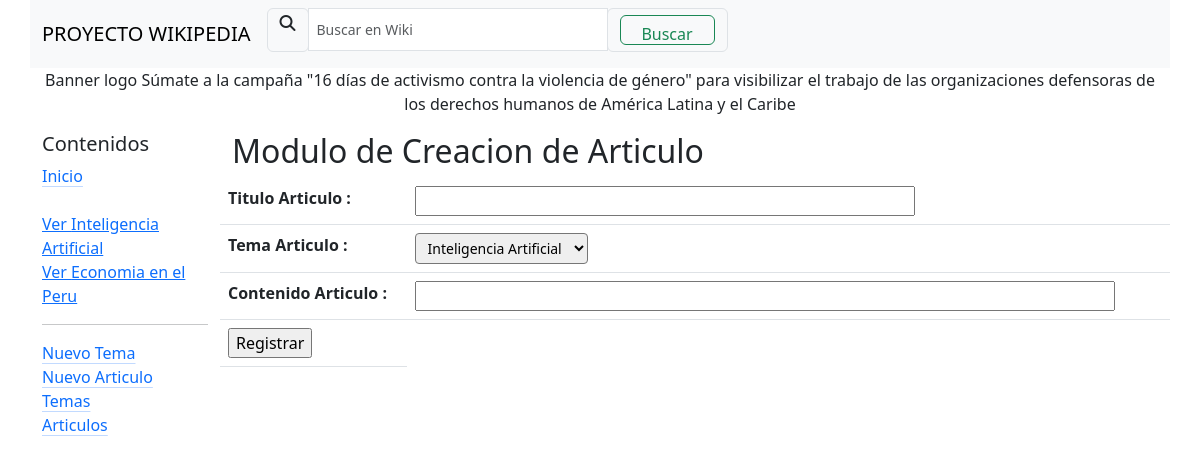
Screenshot of /nuevoArticulo with the database file from the repository.
### wikiApp/models.py (models this page shows)
class temaWiki(models.Model):
    nombreTema = models.CharField(max_length=128,null=True,blank=True)
    descripcionTema = models.CharField(max_length=512,null=True,blank=True)

### wikiApp/views.py (the view, shortened to what this page needs)
# urls.py: path('nuevoArticulo',views.nuevoArticulo,name='nuevoArticulo'),
def nuevoArticulo(request):
    return render(request,'nuevoArticulo.html',{
        'temaSistema':temaWiki.objects.all()
    })

### wikiApp/templates/nuevoArticulo.html (shortened to what this page needs)
{% extends 'layout.html' %}
{% block contenido %}
<h2>Modulo de Creacion de Articulo</h2>
<form action="{% url 'wikiApp:nuevoArticulo' %}" method="POSt">
    <div class="content">
        <div class="row">
            <table class="table">
                <tbody>
                  <tr>
                    <th scope="row">Titulo Articulo :</th>
                    <td>
                        <input type="text" class="text" name="tituloArticulo" style="width: 500px;">
                    </td>
                  </tr>
                  <tr>
                    <th scope="row">Tema Articulo :</th>
                    <td>
                        <select name="temaSeleccionado" class="form-control-sm">
                            {% for temaInfo in temaSistema %}
                                <option value="{{ temaInfo.id }}">{{ temaInfo.nombreTema }}</option>
                            {% endfor %}
                        </select>
                    </td>
                  </tr>
                  <tr>
                    <th scope="row">Contenido Articulo : </th>
                    <td>
                        <input type="text" class="text" name="contenidoArticulo" style="width: 700px;">
                    </td>
                  </tr>
                  <tr>
                    <th scope="row">
                        <input type="submit" value="Registrar">
                    </th>
                  </tr>
                </tbody>
              </table>
        </div>
    </div>
</form>
{% endblock %}

### wikiApp/templates/layout.html (shortened to what this page needs)
<!DOCTYPE html>
<html lang="en">
<head>
    <link href="https://cdn.jsdelivr.net/npm/bootstrap@5.3.0/dist/css/bootstrap.min.css" rel="stylesheet">
    <link rel="stylesheet" href="https://cdnjs.cloudflare.com/ajax/libs/font-awesome/6.3.0/css/all.min.css" />
</head>
<body>
    <div class="container">
        <div class="row">
            <nav class="navbar navbar-expand-lg navbar-light bg-light">
                <div class="container-fluid">
                    <a class="navbar-brand" href="#">PROYECTO WIKIPEDIA</a>
                    <div class="collapse navbar-collapse" id="navbarScroll">
                        <div class="col-auto">
                            <div class="input-group mb-2">
                                <div class="input-group-prepend">
                                    <div class="input-group-text">
                                        <i class="fa-solid fa-magnifying-glass" style="height: 30px;"></i>
                                    </div>
                                </div>
                                <input type="text" class="form-control form-control-sm" placeholder="Buscar en Wiki" style="width: 300px; height: 43px;">
                                <div class="input-group-prepend">
                                    <div class="input-group-text">
                                        <button class="btn btn-outline-success" type="submit" style="width: 95px; height: 30px;">Buscar</button>
                                    </div>
                                </div>
                            </div>
                        </div>
                    </div>
                </div>
            </nav>
        </div>
        <div class="row">
            <p class="text-center">
            Banner logo
            Súmate a la campaña "16 días de activismo contra la violencia de género" para visibilizar el trabajo de las organizaciones defensoras de los derechos humanos de América Latina y el Caribe
            </p>
        </div>
        <div class="row">
            <div class="col-2">
                <h5>Contenidos</h5>
                <div>
                    <a href="{% url 'wikiApp:principal' %}" class="link-primary link-offset-2 link-underline-opacity-25 link-underline-opacity-100-hover">Inicio</a>
                </div>
                <div>
                    <br>
                    {% for temaInfo in temaSistema %}
                    <div>
                        <a href="{% url 'wikiApp:verTema' temaInfo.id %}">Ver {{ temaInfo.nombreTema }}</a>
                    </div>
                    {% endfor %}
                </div>
                <div>
                    <hr>
                </div>
                <div>
                    <a href="{% url 'wikiApp:nuevoTema' %}" class="link-primary link-offset-2 link-underline-opacity-25 link-underline-opacity-100-hover">Nuevo Tema</a>
                </div>
                <div>
                    <a href="{% url 'wikiApp:nuevoArticulo' %}" class="link-primary link-offset-2 link-underline-opacity-25 link-underline-opacity-100-hover">Nuevo Articulo</a>
                </div>
                <div>
                    <a href="{% url 'wikiApp:temas' %}" class="link-primary link-offset-2 link-underline-opacity-25 link-underline-opacity-100-hover">Temas</a>
                </div>
                <div>
                    <a href="{% url 'wikiApp:articulos' %}" class="link-primary link-offset-2 link-underline-opacity-25 link-underline-opacity-100-hover">Articulos</a>
                </div>
            </div>
            <div class="col-10">
                {% block contenido %}
                {% endblock %}
            </div>
        </div>
    </div>
</body>
</html>

### rows the page displays
temaWiki: nombreTema "Inteligencia Artificial"
temaWiki: nombreTema "Economia en el Peru"

### other values shown
form field temaSeleccionado "Inteligencia Artificial"
